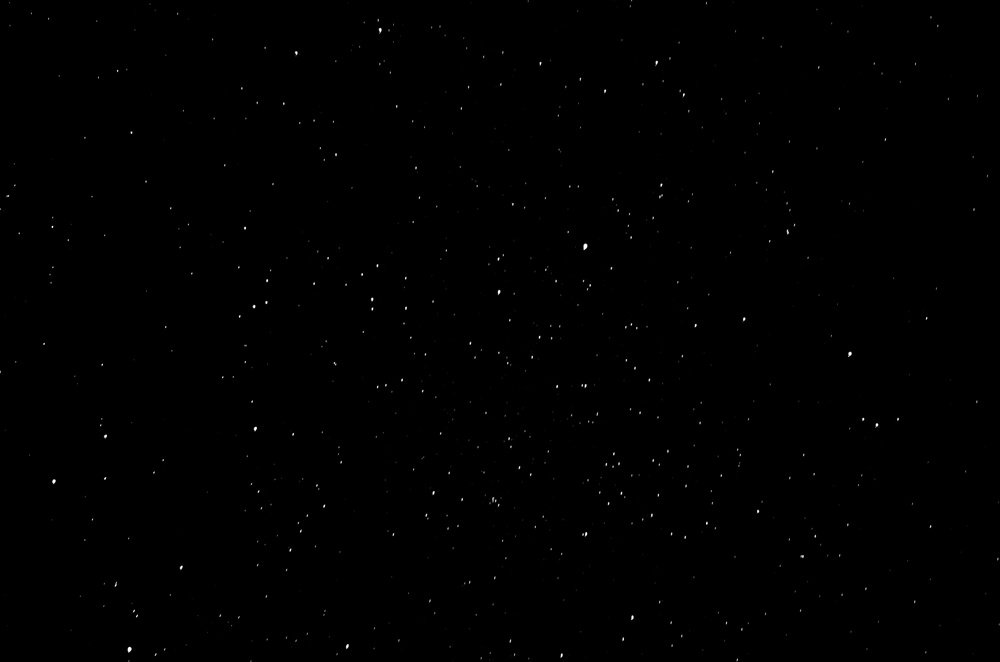
#> input picture image.jpg, 1000 x 662 px, shrunk from 4928 x 3264 before the run
$ python main.py
#> lines starting #> are read from the running program, lines starting #| are printed output that depends on the picture; after the words box and inside, x2 and y2 are one past the last pixel; in counts of white or black regions, pixels touching at a corner belong together
import cv2
import numpy as np

imgPath = "image.jpg" # Photo by Samuel Richard (@mumbolicious on unsplash.com)

imgInGrayScale = cv2.imread(imgPath, cv2.IMREAD_GRAYSCALE) # Load the image in grayscale
#> imgInGrayScale is the input picture: shape (662, 1000); min 0, max 255, mean 0.5

if imgInGrayScale is not None : # Only if we are able to open the image

    # Used to distinguish between glued dots
    dotPattern = np.ones((2, 2), np.uint8) # Dot pattern definition
    dilatedImg = cv2.dilate(imgInGrayScale, dotPattern, iterations=1)

    # Used to identify the dots
    dots = cv2.Canny(dilatedImg, threshold1=30, threshold2=90) # Dots detection
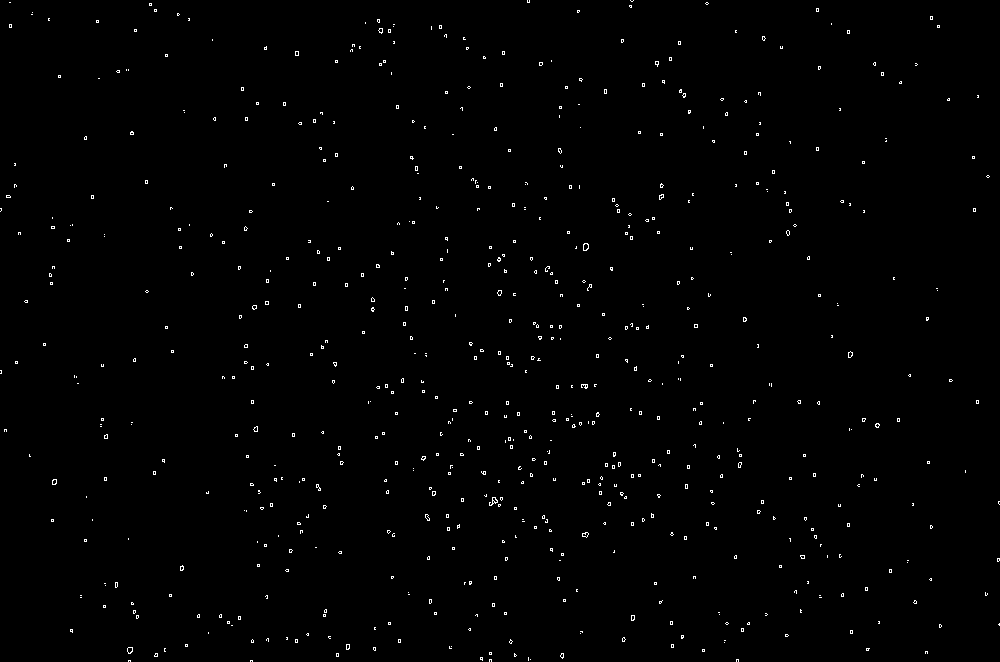
#> dots: shape (662, 1000); 0.76% white in thin lines or dots
    contours, _ = cv2.findContours(dots, cv2.RETR_EXTERNAL, cv2.CHAIN_APPROX_SIMPLE) # Find external contours
#> contours = 679 contours, 675 with area under 20; largest, box (x1, y1, x2, y2) and area: (583, 243, 589, 251) 32, (489, 497, 498, 506) 26, (127, 647, 133, 654) 26, (582, 532, 589, 538) 20
    dotsNb = len(contours)
#> dotsNb = 679

    print("Number of celestial bodies (aproximately) : ", dotsNb)
#| Number of celestial bodies (aproximately) :  679
else :
    print("Unable to open the file")
